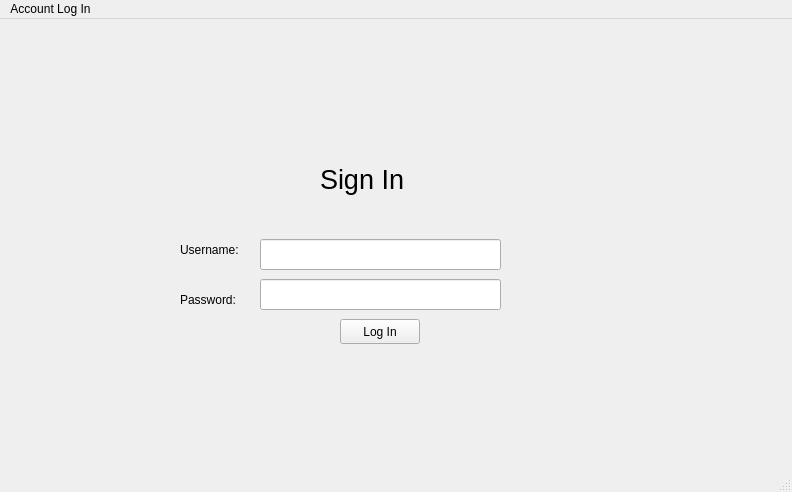
<?xml version="1.0" encoding="UTF-8"?>
<ui version="4.0">
 <class>MainWindow</class>
 <widget class="QMainWindow" name="MainWindow">
  <property name="geometry">
   <rect>
    <x>0</x>
    <y>0</y>
    <width>792</width>
    <height>492</height>
   </rect>
  </property>
  <property name="minimumSize">
   <size>
    <width>0</width>
    <height>0</height>
   </size>
  </property>
  <property name="windowTitle">
   <string>MainWindow</string>
  </property>
  <widget class="QWidget" name="centralwidget">
   <widget class="QLineEdit" name="LineEdit_password">
    <property name="geometry">
     <rect>
      <x>260</x>
      <y>260</y>
      <width>241</width>
      <height>31</height>
     </rect>
    </property>
    <property name="echoMode">
     <enum>QLineEdit::Password</enum>
    </property>
   </widget>
   <widget class="QLabel" name="label">
    <property name="geometry">
     <rect>
      <x>180</x>
      <y>270</y>
      <width>61</width>
      <height>21</height>
     </rect>
    </property>
    <property name="text">
     <string>Password:</string>
    </property>
   </widget>
   <widget class="QLineEdit" name="LineEdit_username">
    <property name="geometry">
     <rect>
      <x>260</x>
      <y>220</y>
      <width>241</width>
      <height>31</height>
     </rect>
    </property>
   </widget>
   <widget class="QLabel" name="label_2">
    <property name="geometry">
     <rect>
      <x>180</x>
      <y>220</y>
      <width>61</width>
      <height>21</height>
     </rect>
    </property>
    <property name="text">
     <string>Username:</string>
    </property>
   </widget>
   <widget class="QPushButton" name="Login">
    <property name="geometry">
     <rect>
      <x>340</x>
      <y>300</y>
      <width>80</width>
      <height>25</height>
     </rect>
    </property>
    <property name="text">
     <string>Log In</string>
    </property>
   </widget>
   <widget class="QLabel" name="label_3">
    <property name="geometry">
     <rect>
      <x>320</x>
      <y>140</y>
      <width>111</width>
      <height>41</height>
     </rect>
    </property>
    <property name="font">
     <font>
      <pointsize>20</pointsize>
     </font>
    </property>
    <property name="text">
     <string>Sign In</string>
    </property>
   </widget>
  </widget>
  <widget class="QMenuBar" name="menubar">
   <property name="geometry">
    <rect>
     <x>0</x>
     <y>0</y>
     <width>792</width>
     <height>25</height>
    </rect>
   </property>
   <widget class="QMenu" name="menuAccount_Log_In">
    <property name="title">
     <string>Account Log In</string>
    </property>
   </widget>
   <addaction name="menuAccount_Log_In"/>
  </widget>
  <widget class="QStatusBar" name="statusbar"/>
 </widget>
 <resources/>
 <connections/>
</ui>
